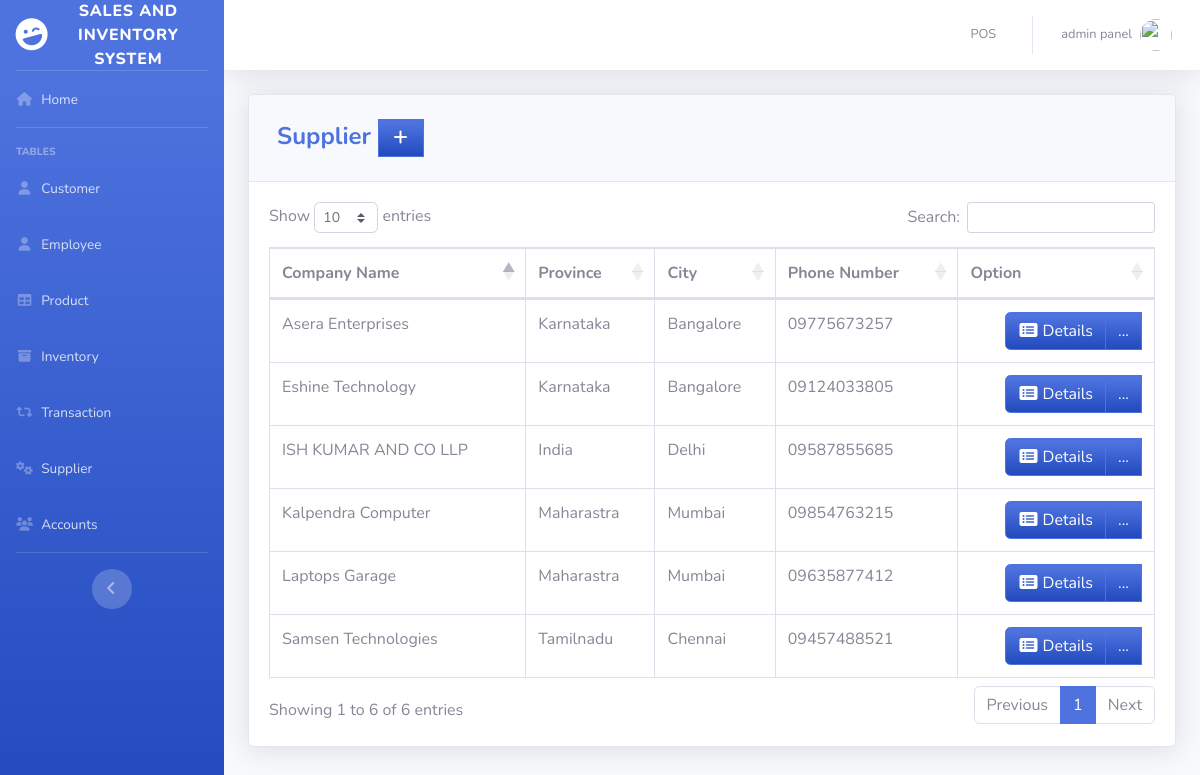
/pages/supplier.php (signed in), run on the app's committed database.
### tables this page shows
CREATE TABLE `supplier` (
  `SUPPLIER_ID` int(11) NOT NULL,
  `COMPANY_NAME` varchar(50) DEFAULT NULL,
  `LOCATION_ID` int(11) NOT NULL,
  `PHONE_NUMBER` varchar(11) DEFAULT NULL
);

CREATE TABLE `location` (
  `LOCATION_ID` int(11) NOT NULL,
  `PROVINCE` varchar(100) DEFAULT NULL,
  `CITY` varchar(100) DEFAULT NULL
);

### pages/supplier.php (the view, shortened to what this page needs)
<?php
include'../includes/connection.php';
include'../includes/sidebar.php';
?>
            <div class="card shadow mb-4">
            <div class="card-header py-3">
              <h4 class="m-2 font-weight-bold text-primary">Supplier&nbsp;<a  href="#" data-toggle="modal" data-target="#supplierModal" type="button" class="btn btn-primary bg-gradient-primary" style="border-radius: 0px;"><i class="fas fa-fw fa-plus"></i></a></h4>
            </div>
            <div class="card-body">
              <div class="table-responsive">
                <table class="table table-bordered" id="dataTable" width="100%" cellspacing="0">
               <thead>
                   <tr>
                       <th>Company Name</th>
                       <th>Province</th>
                       <th>City</th>
                       <th>Phone Number</th>
                       <th>Option</th>
                   </tr>
               </thead>
          <tbody>
<?php
    $query = 'SELECT SUPPLIER_ID, COMPANY_NAME, l.PROVINCE, l.CITY, PHONE_NUMBER FROM supplier s join location l on s.LOCATION_ID=l.LOCATION_ID';
        $result = mysqli_query($db, $query) or die (mysqli_error($db));
            while ($row = mysqli_fetch_assoc($result)) {
                echo '<tr>';
                echo '<td>'. $row['COMPANY_NAME'].'</td>';
                echo '<td>'. $row['PROVINCE'].'</td>';
                echo '<td>'. $row['CITY'].'</td>';
                echo '<td>'. $row['PHONE_NUMBER'].'</td>';
                      echo '<td align="right"> <div class="btn-group">
                              <a type="button" class="btn btn-primary bg-gradient-primary" href="sup_searchfrm.php?action=edit & id='.$row['SUPPLIER_ID'] . '"><i class="fas fa-fw fa-list-alt"></i> Details</a>
                            <div class="btn-group">
                              <a type="button" class="btn btn-primary bg-gradient-primary dropdown no-arrow" data-toggle="dropdown" style="color:white;">
                              ... <span class="caret"></span></a>
                            <ul class="dropdown-menu text-center" role="menu">
                                <li>
                                  <a type="button" class="btn btn-warning bg-gradient-warning btn-block" style="border-radius: 0px;" href="sup_edit.php?action=edit & id='.$row['SUPPLIER_ID']. '">
                                    <i class="fas fa-fw fa-edit"></i> Edit
                                  </a>
                                </li>
                            </ul>
                            </div>
                          </div> </td>';
                      echo '</tr> ';
                        }
?>
                                </tbody>
                            </table>
                        </div>
                    </div>
                  </div>
<?php
include'../includes/footer.php';
?>

### data on the page
supplier: COMPANY_NAME "Samsen Technologies", LOCATION_ID.PROVINCE "Tamilnadu", LOCATION_ID.CITY "Chennai", PHONE_NUMBER "09457488521"
supplier: COMPANY_NAME "Laptops Garage", LOCATION_ID.PROVINCE "Maharastra", LOCATION_ID.CITY "Mumbai", PHONE_NUMBER "09635877412"
supplier: COMPANY_NAME "ISH KUMAR AND CO LLP", LOCATION_ID.PROVINCE "India", LOCATION_ID.CITY "Delhi", PHONE_NUMBER "09587855685"
supplier: COMPANY_NAME "Kalpendra Computer", LOCATION_ID.PROVINCE "Maharastra", LOCATION_ID.CITY "Mumbai", PHONE_NUMBER "09854763215"
supplier: COMPANY_NAME "Eshine Technology", LOCATION_ID.PROVINCE "Karnataka", LOCATION_ID.CITY "Bangalore", PHONE_NUMBER "09124033805"
supplier: COMPANY_NAME "Asera Enterprises", LOCATION_ID.PROVINCE "Karnataka", LOCATION_ID.CITY "Bangalore", PHONE_NUMBER "09775673257"

### other printed values
$_SESSION['FIRST_NAME'] "admin"
$_SESSION['LAST_NAME'] "panel"
